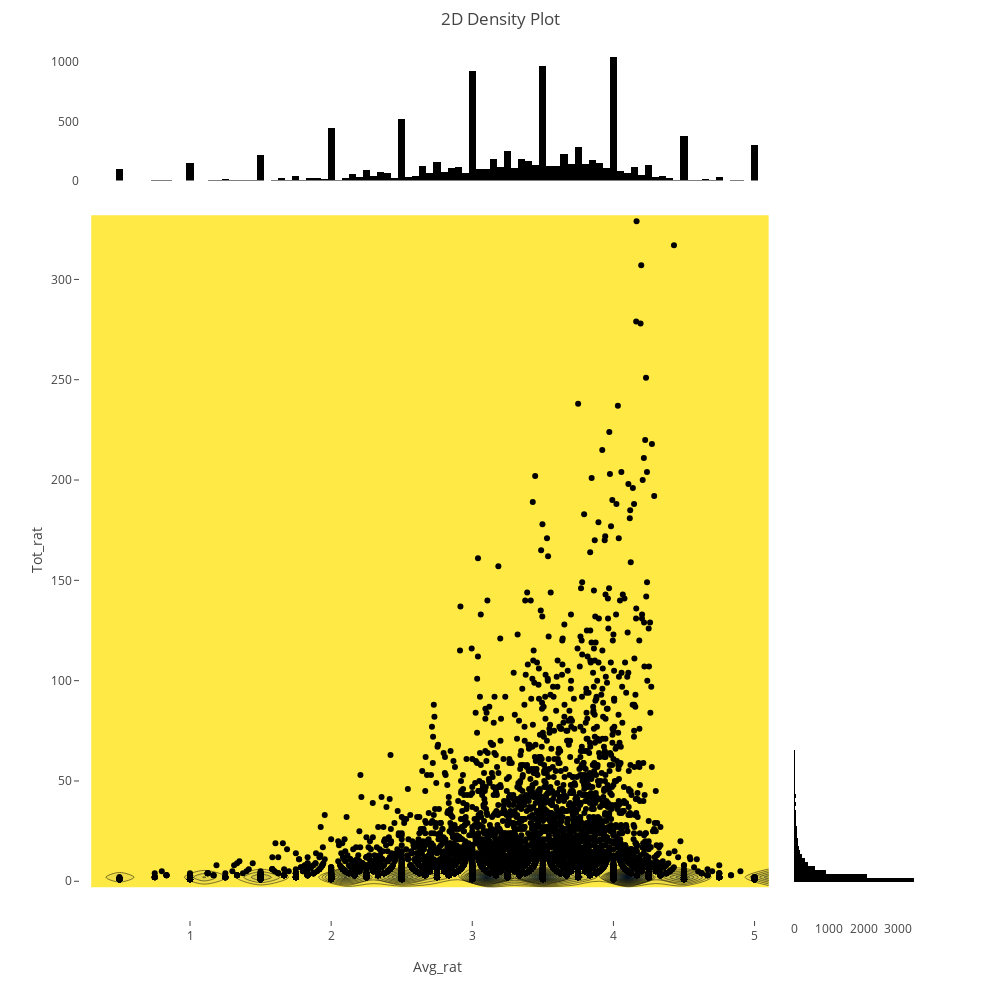

Notebook source saved alongside this figure:
### Markdown cell above
User Ratings are around 3-4 mostly.
    Also distribution is concentrated mostly for Ratings>=3.
    So it's good to recommended movies which got ratings>=3 to users not seen yet.

### Code cell
fig=ff.create_2d_density(x=ratings_mean['Avg_rat'],y=ratings_mean['Tot_rat'],
                         colorscale='Cividis',
                         hist_color='rgb(0,0,0)')
fig.add_trace(go.Scatter(x=ratings_mean['Avg_rat'],y=ratings_mean['Tot_rat']
                         ,mode='markers',marker=dict(color='black')))
fig['layout'].update(height=1000)
fig['layout'].update(width=1000)
fig['layout'].update(xaxis=dict(title='Avg_rat'))
fig['layout'].update(yaxis=dict(title='Tot_rat'))
iplot(fig)

### Figure 1 — Plotly figure (JSON) as saved in the notebook; plotly's stock layout.template omitted (floating-point values rounded to 4 significant figures; data arrays with more than 128 entries replaced by an {"elided": "..."} marker saying what was removed)
{"data": [{"marker": {"color": "rgb(0, 0, 128)", "opacity": 0.4, "size": 2}, "mode": "markers", "name": "points", "type": "scatter", "uid": "6d7d0a70-586f-47e9-ba20-4c4fa92bf045", "x": {"elided": "9719 float values"}, "y": {"elided": "9719 int values"}}, {"colorscale": [[0, "rgb(0, 32, 76)"], [1, "rgb(255, 233, 69)"]], "name": "density", "ncontours": 20, "reversescale": true, "showscale": false, "type": "histogram2dcontour", "uid": "91de90fc-3396-4216-963b-31e642441ad9", "x": {"elided": "9719 float values"}, "y": {"elided": "9719 int values"}}, {"marker": {"color": "rgb(0, 0, 0)"}, "name": "x density", "type": "histogram", "uid": "ea563af6-577d-44fe-9b21-021081e37ed6", "x": {"elided": "9719 float values"}, "yaxis": "y2"}, {"marker": {"color": "rgb(0, 0, 0)"}, "name": "y density", "type": "histogram", "uid": "e5f82cde-5c58-4442-8c71-0ae6d3d1de4a", "xaxis": "x2", "y": {"elided": "9719 int values"}}, {"marker": {"color": "black"}, "mode": "markers", "type": "scatter", "uid": "4001fae1-8a6c-4fd9-b0da-3c3bb8774f01", "x": {"elided": "9719 float values"}, "y": {"elided": "9719 int values"}}], "layout": {"autosize": false, "bargap": 0, "height": 1000, "hovermode": "closest", "margin": {"t": 50}, "showlegend": false, "title": {"text": "2D Density Plot"}, "width": 1000, "xaxis": {"domain": [0, 0.85], "showgrid": false, "title": {"text": "Avg_rat"}, "zeroline": false}, "xaxis2": {"domain": [0.85, 1], "showgrid": false, "zeroline": false}, "yaxis": {"domain": [0, 0.85], "showgrid": false, "title": {"text": "Tot_rat"}, "zeroline": false}, "yaxis2": {"domain": [0.85, 1], "showgrid": false, "zeroline": false}}}
